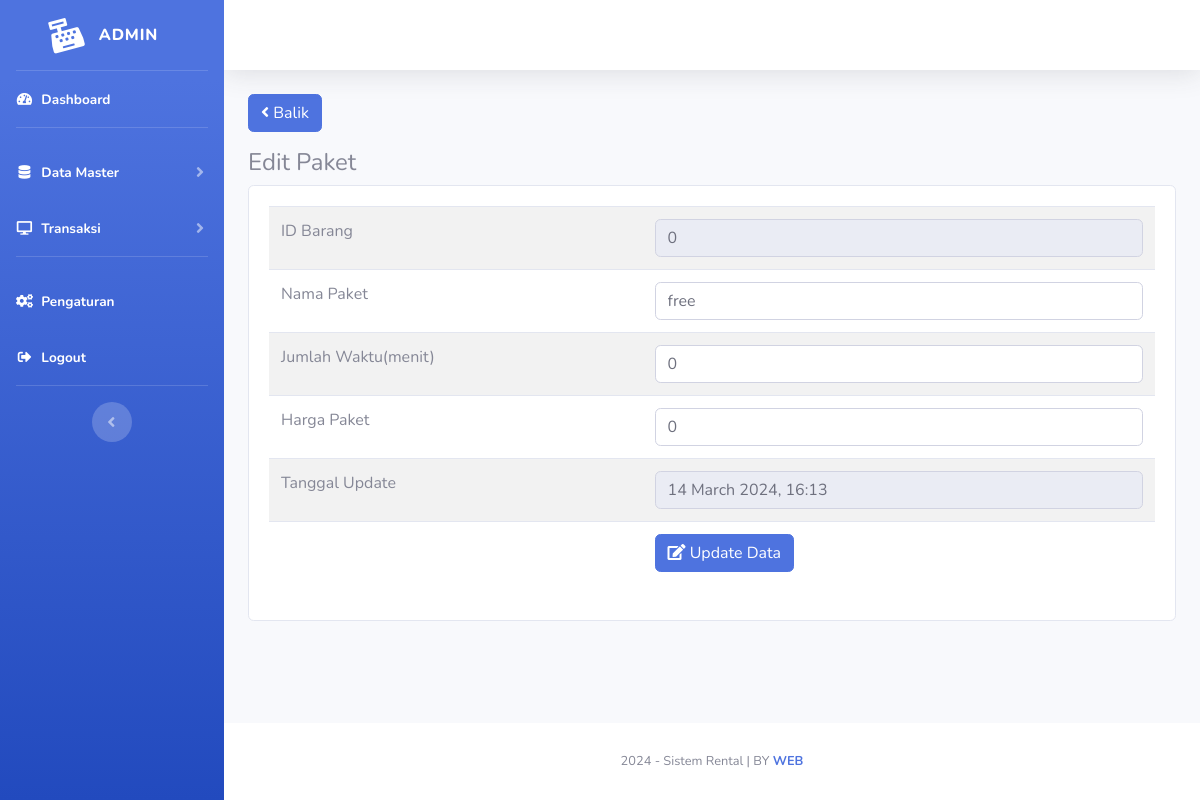
The page /admin.php?page=barang/edit&id=0 (signed in) on the database its author committed.
### tables this page shows
CREATE TABLE `paket` (
  `id` int(11) NOT NULL,
  `nama` varchar(100) NOT NULL,
  `waktu` int(10) NOT NULL,
  `harga` int(64) NOT NULL,
  `tgl` varchar(16) NOT NULL
);

### module/barang/edit/index.php (the view, shortened to what this page needs)
<?php
$id = $_GET['id'];
$sql = "SELECT * FROM paket WHERE id = '$id'";
$hasil = $db->query($sql);
$baris = $hasil->fetch_assoc();
?>
<a href="admin.php?page=barang" class="btn btn-primary mb-3"><i class="fa fa-angle-left"></i> Balik </a>
<h4>Edit Paket</h4>
<div class="card card-body">
	<div class="table-responsive">
		<table class="table table-striped">
			<form action="admin.php?page=barang/edit&barang=edit&id=<?php echo $baris['id']; ?>" method="POST">
				<tr>
					<td>ID Barang</td>
					<td><input type="text" readonly="readonly" class="form-control" value="<?php echo $baris['id']; ?>" name="id"></td>
				</tr>
				<tr>
					<td>Nama Paket</td>
					<td><input type="text" class="form-control" value="<?php echo $baris['nama']; ?>" name="nama"></td>
				</tr>
				<tr>
					<td>Jumlah Waktu(menit)</td>
					<td><input type="number" class="form-control" value="<?php echo $baris['waktu']; ?>" name="waktu"></td>
				</tr>
				<tr>
					<td>Harga Paket</td>
					<td><input type="number" class="form-control" value="<?php echo $baris['harga']; ?>" name="harga"></td>
				</tr>
				<tr>
					<td>Tanggal Update</td>
					<td><input type="text" readonly="readonly" class="form-control" value="<?php echo  date("j F Y, G:i"); ?>" name="tgl"></td>
				</tr>
				<tr>
					<td></td>
					<td><button class="btn btn-primary"><i class="fa fa-edit"></i> Update Data</button></td>
				</tr>
			</form>
		</table>
	</div>
</div>

### rows shown on the page
paket: id "0", nama "free", waktu "0", harga "0"
